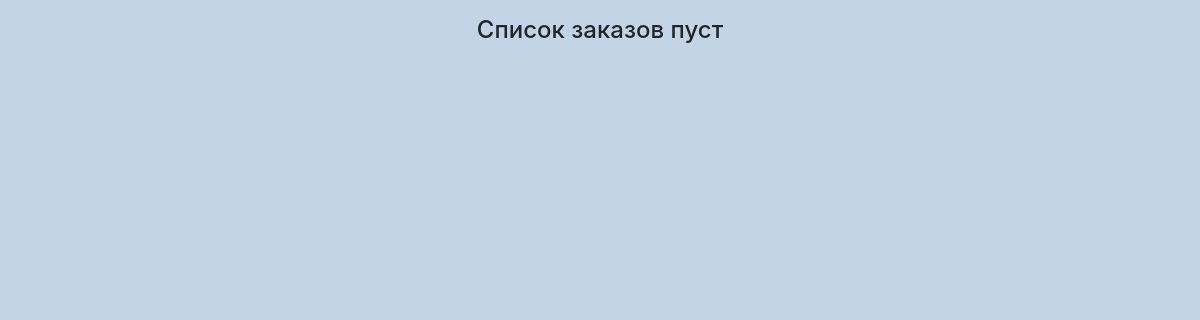
Page /order/ on the earlier database version.
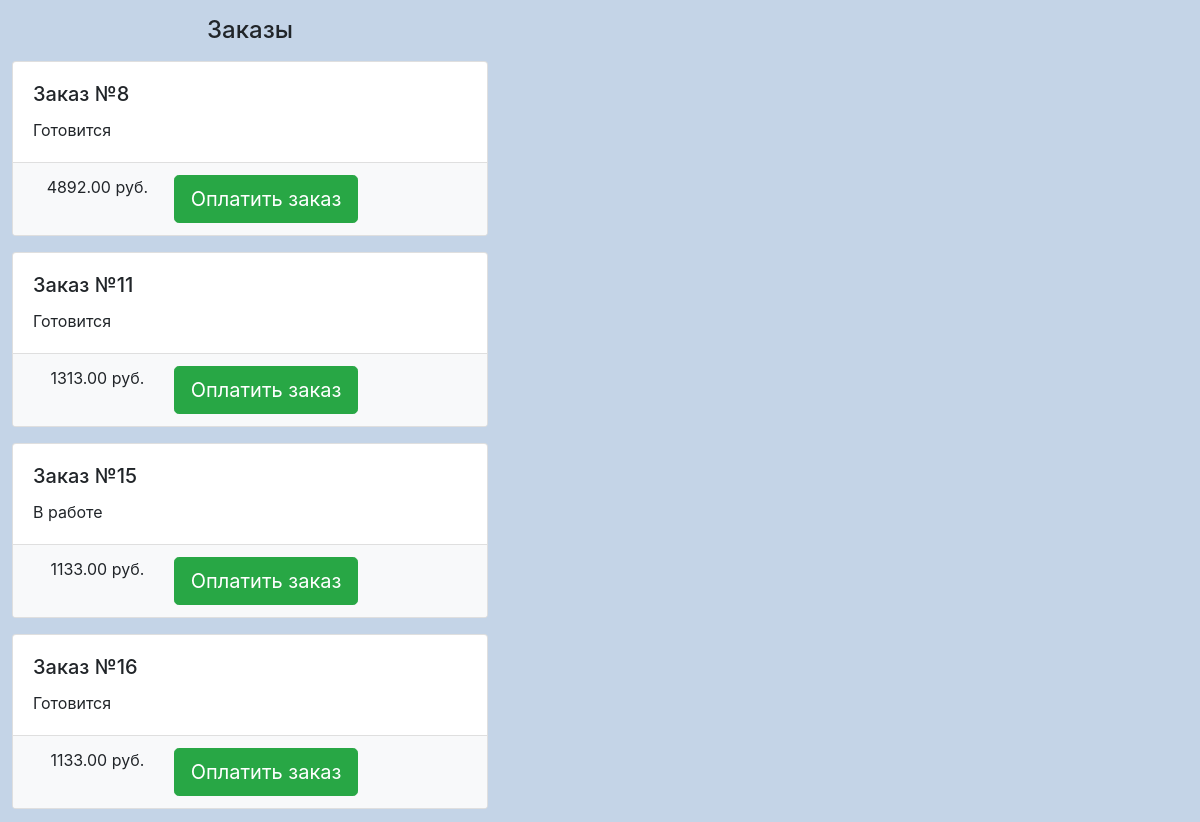
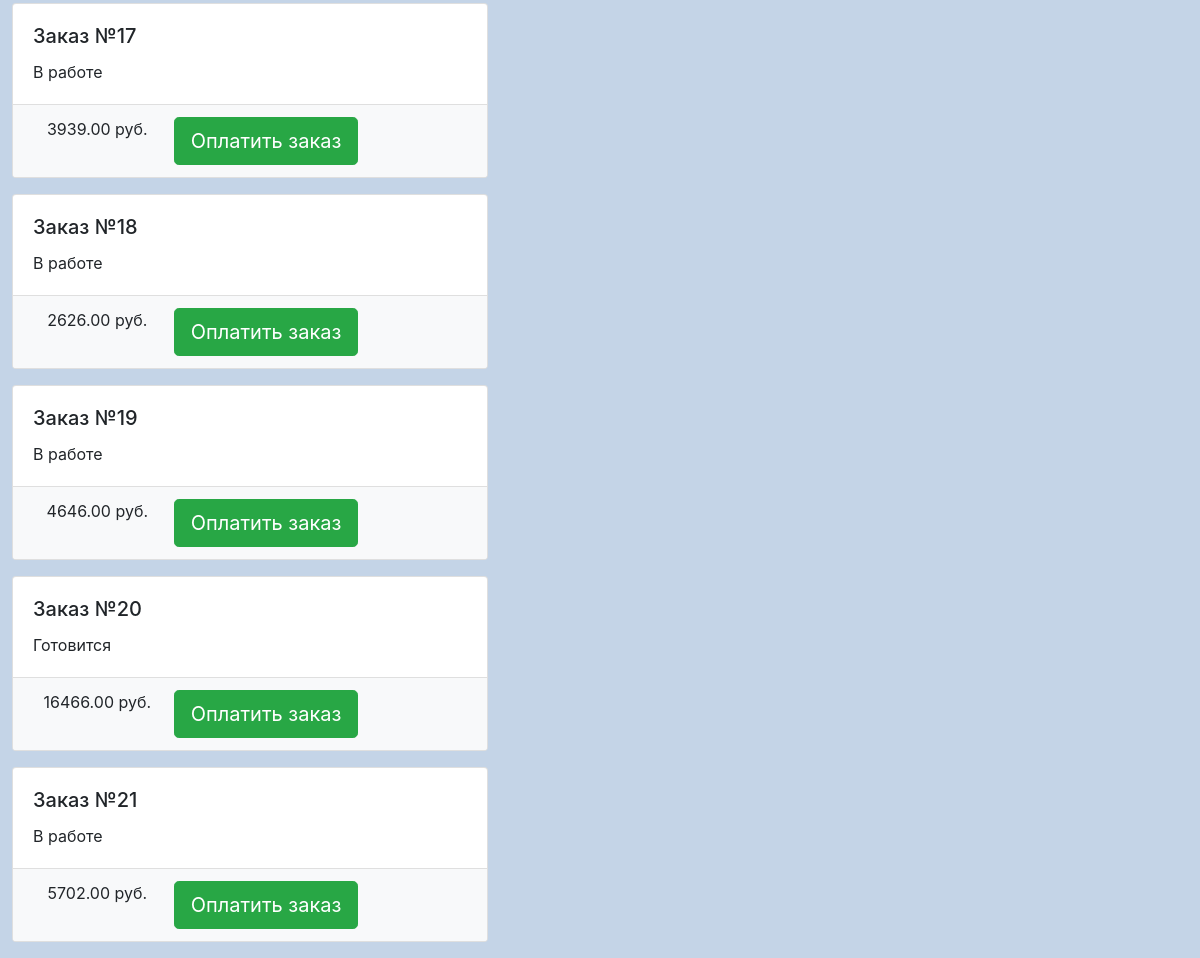
Same page on the later database version (2 pictures, top to bottom).
### menu/models.py (models this page shows, shortened)
class Order(models.Model):
    id = models.IntegerField(primary_key=True)
    user = models.ForeignKey(to=User, on_delete=models.CASCADE)
    status = models.CharField(max_length=255, null=True, blank=True, default="Обрабатывается")
    price = models.DecimalField(max_digits=8, decimal_places=2)
    objects = OrderQuerySet.as_manager()

### menu/views.py (the view)
# urls.py: path('order/', views.order, name='order'),
def order(request):
    user = request.user
    if user.groups.filter(name='Admins').exists():
        flag = 'Admins'
    elif user.groups.filter(name='Waiters').exists():
        flag = 'Waiters'
    elif user.groups.filter(name='Cooks').exists():
        flag = 'Cooks'
    elif user.groups.filter(name='Bookers').exists():
        flag = 'Bookers'
    else:
        flag = 'Users'
    context = {
        'orders': Order.objects.all(),
        'flag': flag,
    }
    return render(request, 'menu/orders.html', context)

### menu/templates/menu/orders.html (shortened to what this page needs)
{% extends 'users/base.html' %}
{% block content %}
    {% if orders %}
            <div class="col-lg-5">
                <h4 class="mt-3 mb-3 text-center">
                    Заказы
                </h4>
                {% for order in orders %}
                    {% if order.status != 'Выполнено' %}
                        {% if flag == "Admins" or flag == "Waiters" %}
                            {% if order.status != 'Готовится' %}
                            <div class="card mb-3">
                    <div class="card-body">
                        <h5 class="card-title">Заказ №{{ order.id }}</h5>
                        <p class="card-text">{{ order.status }}</p>
                    </div>
                    <ul class="list-group list-group-flush">
                        <li class="list-group-item bg-light">
                            <div class="row text-center">
                                <div class="col-lg-4">
                                    {{ order.price }} руб.
                                </div>
                                <div>
                                    <a class="btn btn-success btn-lg float-center" href="{% url 'order_pay' order.id %}">Оплатить заказ</a>
                                    <a href="{% url 'order_next_step' order.id %}"><button class="btn btn-warning">Передать на кухню</button></a>
                                </div>
                            </div>
                        </li>
                    </ul>
                </div>
                            {% endif %}
                        {% elif flag == "Users" %}
                            <div class="card mb-3">
                    <div class="card-body">
                        <h5 class="card-title">Заказ №{{ order.id }}</h5>
                        <p class="card-text">{{ order.status }}</p>
                    </div>
                    <ul class="list-group list-group-flush">
                        <li class="list-group-item bg-light">
                            <div class="row text-center">
                                <div class="col-lg-4">
                                    {{ order.price }} руб.
                                </div>
                                <div>
                                    <a class="btn btn-success btn-lg float-center" href="{% url 'order_pay' order.id %}">Оплатить заказ</a>
                                </div>
                            </div>
                        </li>
                    </ul>
                </div>
                        {% endif %}
                    {% endif %}
                {% endfor %}
            </div>
    {% else %}
        <h4 class="mt-3 mb-3 text-center ">
            Список заказов пуст
        </h4>
    {% endif %}
{% endblock content %}

Differences in the rows shown:
added Order: id "8", status "Готовится", price "4892.00"
added Order: id "11", status "Готовится", price "1313.00"
added Order: id "15", status "В работе", price "1133.00"
added Order: id "16", status "Готовится", price "1133.00"
added Order: id "17", status "В работе", price "3939.00"
added Order: id "18", status "В работе", price "2626.00"
added Order: id "19", status "В работе", price "4646.00"
added Order: id "20", status "Готовится", price "16466.00"
added Order: id "21", status "В работе", price "5702.00"
Other differences:
text no longer shown: "Список заказов пуст"
text now shown: "Заказы"
